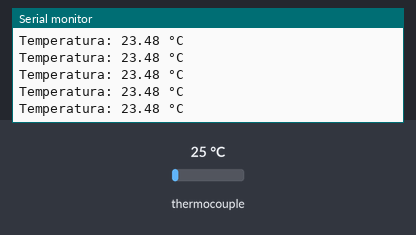
A sketch run on a simulated ESP32. On the bench: the last lines printed to the serial monitor. Inputs (shaded band) come from the test bench; at power-on: thermocouple 25 °C.

Above: at 1.2 s.
1.3 s: thermocouple set to 6 °C
At 1.31 s:
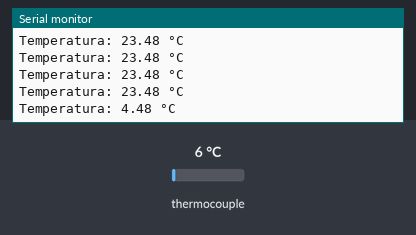
2.8 s: thermocouple set to 75 °C
At 2.8 s:
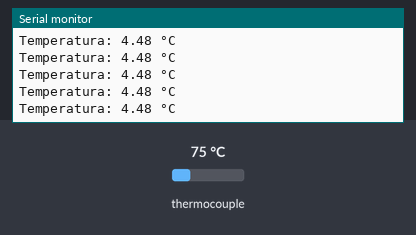
Timing chart, 0 to 5.8 s (numbered marks = the images above; inputs shaded):
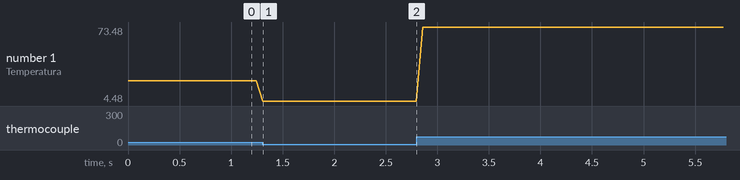

The sketch:

MAX31865_PT100.ino
```cpp
/*
  MAX31865 - ESP32
  VIN - 3V3
  GND - GND
  3V3 -
  CLK - VSPI_CLK (GPIO18)
  SDO - VSPI_MISO (GPIO19)
  SDI - VSPI_MOSI (GPIO23)
  CS  - VSPI_SS (GPIO5)
  RDY -
  PT100 3Wire - MAX31865
  WBlue - F+
  WBlue - RTD+
  WRed  - RTD-
      - F-
  Nota:
  WBlue <- ~102Ω -> WRed
  WBlue <- ~2Ω -> WBlue
  Cortar unión entre contacto 24-3 sobre Rref
*/

#include <Adafruit_MAX31865.h>

// Use software SPI: CS, DI, DO, CLK
Adafruit_MAX31865 thermo = Adafruit_MAX31865(5, 23, 19, 18);
// use hardware SPI, just pass in the CS pin
//Adafruit_MAX31865 max = Adafruit_MAX31865(10);

// The value of the Rref resistor. Use 430.0 for PT100 and 4300.0 for PT1000
#define RREF      430.0
// The 'nominal' 0-degrees-C resistance of the sensor
// 100.0 for PT100, 1000.0 for PT1000
#define RNOMINAL  100.0

#define WINDOW_SIZE 128
int16_t results[WINDOW_SIZE] = {0};
int current_result = 0;

volatile float Temperatura;

void setup() {
  Serial.begin(115200);
  Serial.println("Adafruit MAX31865 PT100 Sensor Test!");

  thermo.begin(MAX31865_2WIRE);  // set to 3WIRE or 4WIRE as necessary
}


void loop() {

  int time = millis();
  uint16_t rtd = thermo.readRTD();

  Temperatura = (thermo.temperature(RNOMINAL, RREF));
  Temperatura = (Temperatura - 1.52); //correccion de temperatura
  Serial.print("Temperatura: ");
  Serial.print(Temperatura);
  Serial.print(" °C");
  Serial.println("");


  int d = (1000 / 16) - (millis() - time);
  if (d > 0) {
    delay(d);
  }
}
```

Measured:
- after the input at 1.3 s, the serial monitor: prints a new line at once (image 1)
- plotted number 1: 23.48 → 4.48 after the input at 1.3 s, 4.48 → 73.48 after the input at 2.8 s
